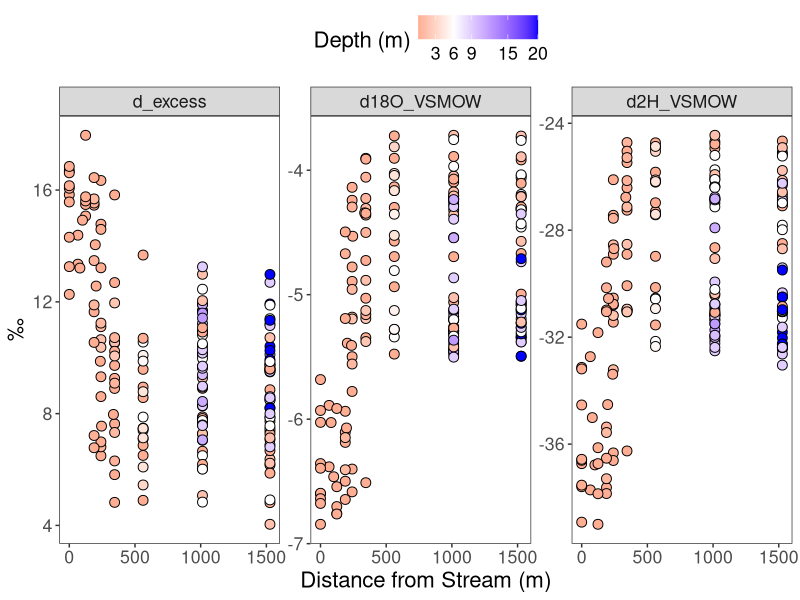
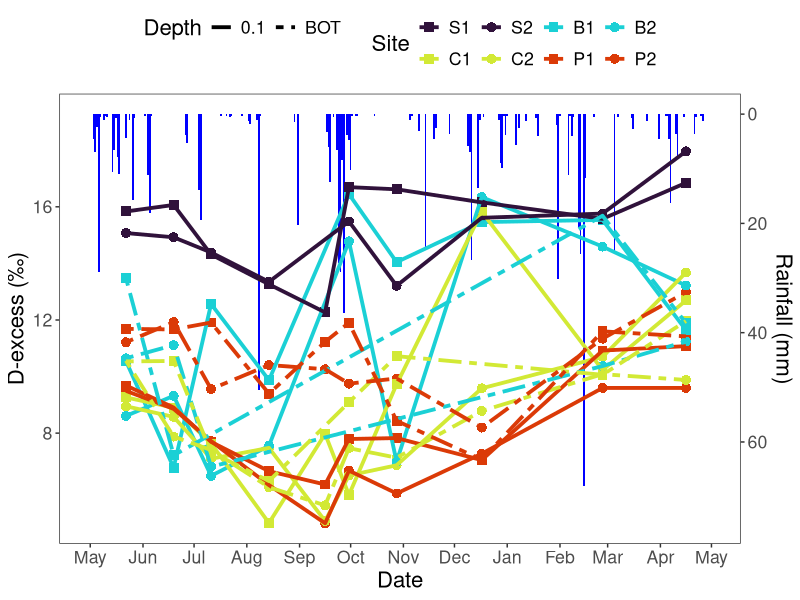
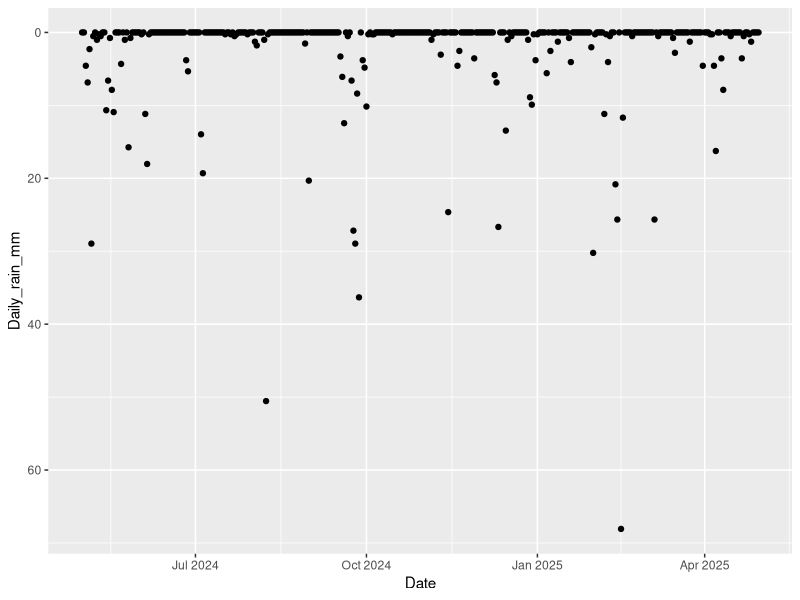
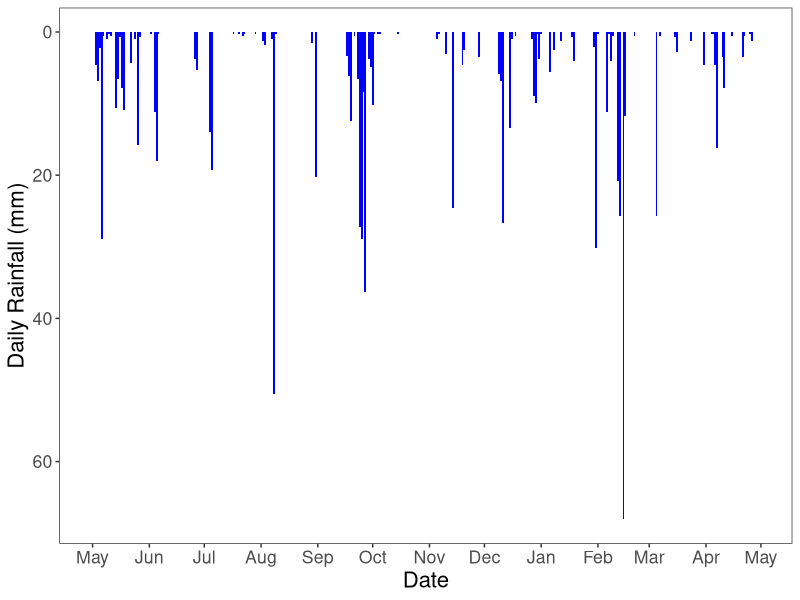
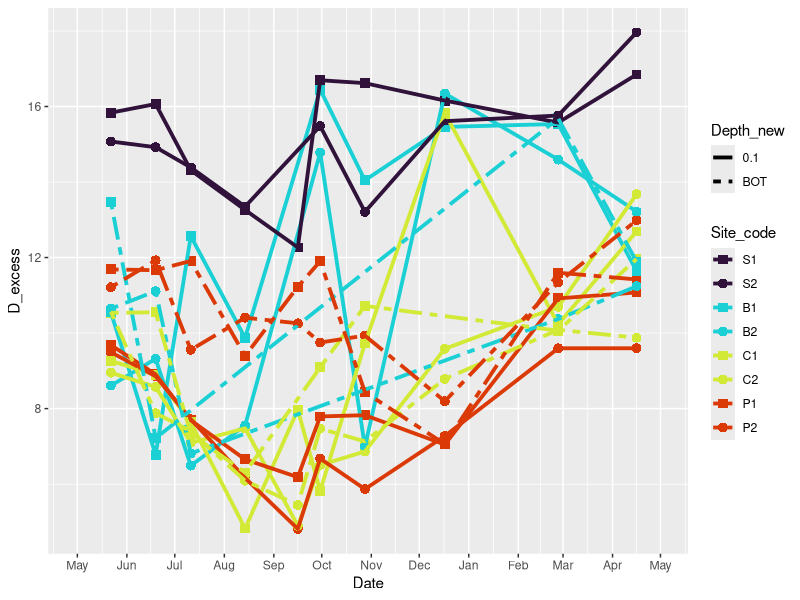
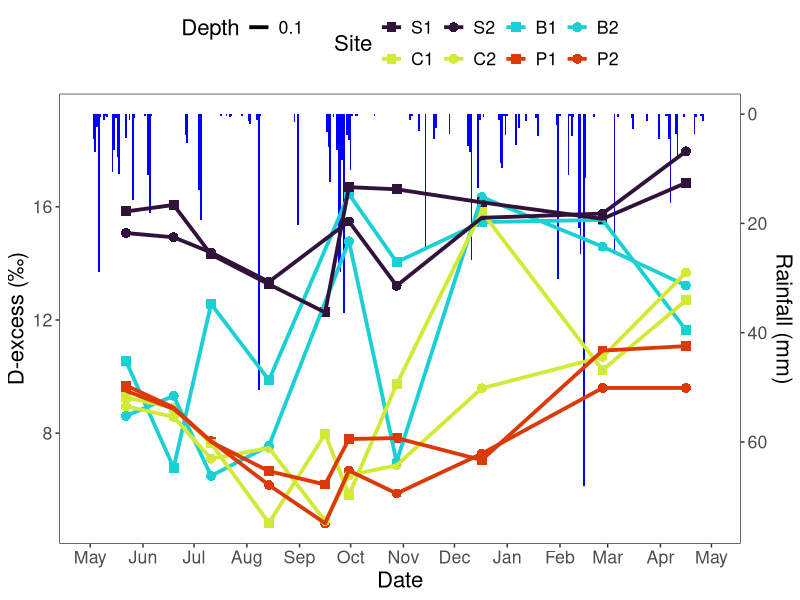
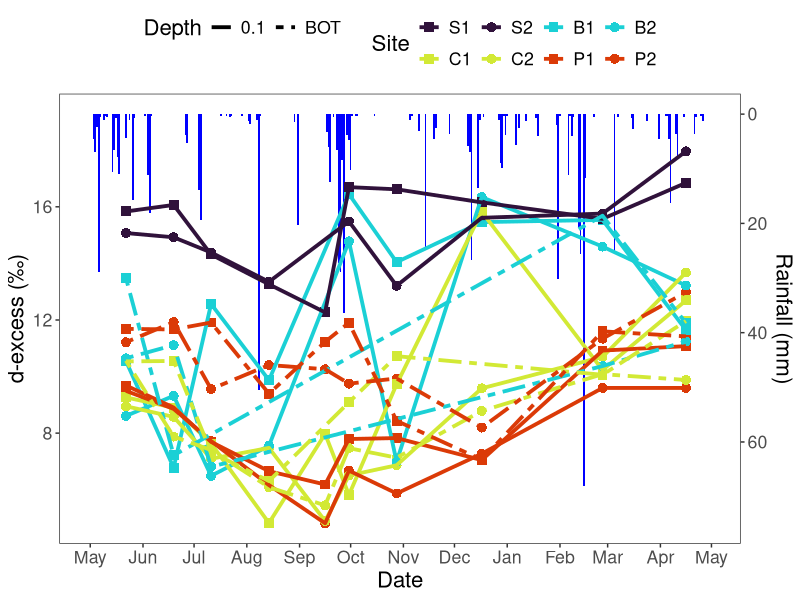
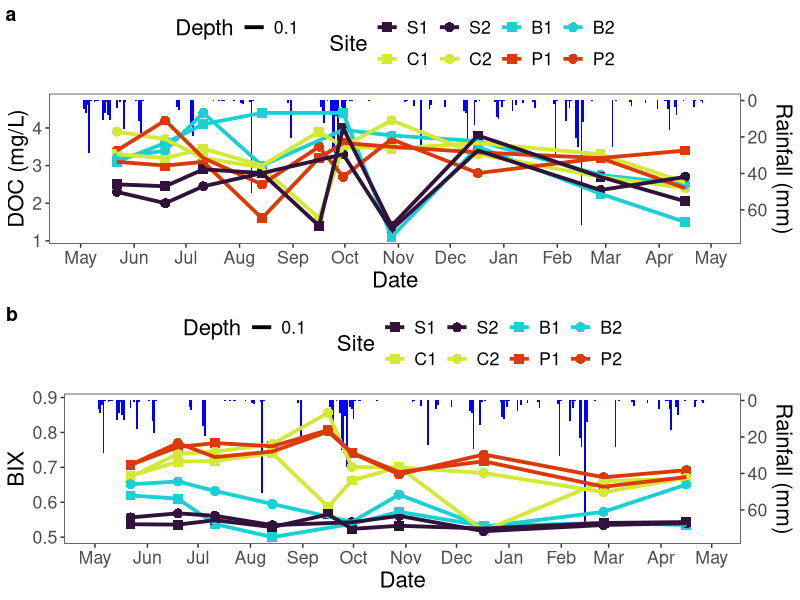

These charts were generated, in order, by the following R code:
## ---- chunk 1
###packages 
library(tidyverse)

getwd()
##get data
hydro <- read_csv("../Data/Hydrology_Daily_Observed.csv") |> 
  filter(Date >= ymd("2024-05-01"),
         Date <= ymd("2025-04-30"))

chem <- read_csv("../Data/chemistry_joined_sensor_hydro.csv")

## ---- chunk 2
#plot over distance 
##d2H and d18O and D excess
isotopes_across_space_fig <- chem |> 
  dplyr::select(1:8, d18O_VSMOW, d2H_VSMOW, D_excess) |> 
  rename(d_excess = D_excess) |> 
  pivot_longer(-c(1:8)) |> 
  ggplot(aes(x = Distance, y = value, fill = Depth_m
  ))+
  geom_point(shape = 21, size = 3) + 
  #geom_point(data = iso_rain, mapping = aes(x = 1250, y = value, color = Date), size = 2, shape = 17)+
  facet_wrap(~name, scales = "free_y", nrow = 1)+
  theme_bw()+ theme(legend.position = "top", text = element_text(size = 16),
                    panel.grid.major = element_blank(), panel.grid.minor = element_blank())+
  labs(x= "Distance from Stream (m)", y = "\u2030",
       fill = "Depth (m)", color = "Rain")+
  scale_x_continuous(breaks = c(0, 500, 1000, 1500))+  
  scale_fill_gradient2(low = "red",  high ="blue",
                       midpoint = 6,  guide = "colourbar", breaks = c(3,6,9, 15, 20))

isotopes_across_space_fig

# ggsave("../Figures/Iso_overSpace_SI_fig.png", isotopes_across_space_fig, width = 7, height = 3.5, units = "in")

## ---- chunk 3

plot_iso_ts <- function(
    data,        # df with isotope data: Date, y_var, Site_code, Depth_new
    hydro,       # df with rain data: Date, Daily_rain_mm
    y_var,
    y_label,
    show_rain = TRUE,
    depths = c("0.1","BOT")
) {
  
  # Filter depths
  df <- data |> 
    filter(Depth_new %in% depths)
  
  # Compute scaling factor only if rain is shown
  if (show_rain) {
    max_y  <- max(df[[y_var]], na.rm = TRUE)
    min_y  <- min(df[[y_var]], na.rm = TRUE)
    y_range <- max_y - min_y
    max_r  <- max(hydro$Daily_rain_mm, na.rm = TRUE)
    scale_factor <- y_range / max_r
    
    # Buffer creates blank space between top of y data and rain bars
    buffer <- y_range * 0.10
    plot_max_y <- max_y + buffer
    
    # Ensure largest rain bar isn't clipped
    plot_min_y <- min(min_y, plot_max_y - (max_r * scale_factor))
  }
  
  # Base plot
  p <- ggplot(df, aes(x = Date))
  
  # Rain bars FIRST so they sit behind the isotope data
  if (show_rain) {
    p <- p +
      geom_rect(
        data = hydro,
        aes(
          xmin = Date - 0.5,
          xmax = Date + 0.5,
          ymin = plot_max_y,
          ymax = plot_max_y - (Daily_rain_mm * scale_factor)
        ),
        fill = "blue",
        alpha = 1,
        show.legend = FALSE
      ) +
      scale_y_continuous(
        limits = c(plot_min_y, plot_max_y),
        sec.axis = sec_axis(
          transform = ~ (plot_max_y - .) / scale_factor,
          name = "Rainfall (mm)"
        )
      )
  }
  
  # Isotope points + lines on top
  p <- p +
    geom_point(aes(y = .data[[y_var]],
                   color = Site_code,
                   shape = Site_code,
                   group = interaction(Site_code, Depth_new)),
               size = 3) +
    geom_line(aes(y = .data[[y_var]],
                  color = Site_code,
                  linetype = Depth_new,
                  group = interaction(Site_code, Depth_new)),
              size = 1.3)
  
  # Labels
  p <- p +
    labs(x = "Date",
         y = y_label,
         color = "Site",
         shape = "Site",
         linetype = "Depth")
  
  # Theme
  p <- p +
    theme_bw() +
    theme(
      legend.position = "top",
      text = element_text(size = 16),
      panel.grid.major = element_blank(),
      panel.grid.minor = element_blank()
    ) +
    guides(color = guide_legend(nrow = 2, byrow = TRUE))
  
  # Manual scales
  p <- p +
    scale_x_date(
      breaks = "1 month", date_labels = "%b",
      limits = as.Date(c("2024-05-01", "2025-04-30"))
    ) +
    scale_color_manual(values = site_colors, breaks = iso_levels_sites) +
    scale_shape_manual(values = site_shapes, breaks = iso_levels_sites) +
    scale_linetype_manual(values = c("0.1" = "solid", "BOT" = "twodash"))
  
  return(p)
} #end function 


## ---- chunk 4
##filter chem to surf and bot and make new Depth column
chem_df <- chem |> 
  dplyr::select(1:6, d2H_VSMOW, d18O_VSMOW, D_excess, DOC_mgL, BIX) |> 
  mutate(Depth_new = as.character(ifelse(Site %in% c(98,96,92, 90) & Depth_m > 0.1, "BOT", Depth_m)),
         Depth_new = as.character(ifelse(Site %in% c(88,50) & Depth_m > 9, "BOT", Depth_new))
  ) |> 
  filter(Depth_new %in% c("0.1", "BOT")) 

## filter hydro to just rain
hydro_df <- hydro |> 
  dplyr::select(Date, Daily_rain_mm)
  


#### set up levels for plotting
iso_levels_sites <- c("S1","S2","B1","B2","C1","C2","P1","P2")

site_colors <- c("S1" = "#30123BFF", "S2" = "#30123BFF",
                 "B1" = "#1BD0D5FF", "B2" = "#1BD0D5FF",
                 "C1" = "#D2E935FF", "C2" = "#D2E935FF",
                 "P1" = "#DB3A07FF", "P2" = "#DB3A07FF")

site_shapes <- c("S1" = 15, "S2" = 16,
                 "B1" = 15, "B2" = 16,
                 "C1" = 15, "C2" = 16,
                 "P1" = 15, "P2" = 16)


## ---- chunk 5
#run function
plot_iso_ts(data = chem_df, hydro = hydro_df, 
                           y_var = "D_excess", y_label = "D-excess (‰)",
                               show_rain = TRUE,  depths = c("0.1","BOT"))

#plot rain as check
hydro_df |> ggplot(aes(x = Date, y = Daily_rain_mm))+ geom_point()+ scale_y_reverse()

hydro_df |> 
  ggplot() +
  geom_col(aes(x = Date, y = Daily_rain_mm ),
           fill = "blue", width = 1,     show.legend = FALSE) +
  scale_y_reverse()+
  scale_x_date(breaks = "1 month", date_labels = "%b",
      limits = as.Date(c("2024-05-01", "2025-04-30"))   )+
  labs(x = "Date", y = "Daily Rainfall (mm)") +
   theme_bw() +  theme(text = element_text(size = 16),  panel.grid.major = element_blank(), panel.grid.minor = element_blank()) 

#iso as check
chem_df |> 
  ggplot(aes(x = Date, y = D_excess))+
geom_point(aes(    color = Site_code, shape = Site_code,
                   group = interaction(Site_code, Depth_new)),         size = 3) +
    geom_line(aes(color = Site_code,  linetype = Depth_new,
                  group = interaction(Site_code, Depth_new)),          size = 1.3)+
   scale_x_date(breaks = "1 month", date_labels = "%b",
      limits = as.Date(c("2024-05-01", "2025-04-30"))    ) +
    scale_color_manual(values = site_colors, breaks = iso_levels_sites) + scale_shape_manual(values = site_shapes, breaks = iso_levels_sites) +
    scale_linetype_manual(values = c("0.1" = "solid", "BOT" = "twodash"))


## ---- chunk 6
#### Just surface 
iso_rain_surf <- plot_iso_ts(data = chem_df, hydro = hydro_df, 
                           y_var = "D_excess", y_label = "D-excess (‰)",
                               show_rain = TRUE,  depths = c("0.1"))

iso_rain_surf

# ggsave("../Figures/Iso_Rain_surf_MS_fig.png", iso_rain_surf, width = 6.5, height = 4, units = "in")



#### Surf and BOT 
iso_rain_surfbot <- plot_iso_ts(data = chem_df, hydro = hydro_df,
                    y_var = "D_excess",  y_label = "d-excess (\u2030)",
                    show_rain = TRUE,  depths = c("0.1","BOT"))

iso_rain_surfbot
# ggsave("../Figures/Iso_Rain_surfBOT_SI_fig.png", iso_rain_surfbot, width = 6.5, height = 4, units = "in")



## ---- chunk 7
doc_surf <- plot_iso_ts(data = chem_df, hydro = hydro_df,
                    y_var = "DOC_mgL",  y_label = "DOC (mg/L)",
                    show_rain = TRUE,  depths = c("0.1"))
  

bix_surf <- plot_iso_ts(data = chem_df, hydro = hydro_df,
                    y_var = "BIX",  y_label = "BIX",
                    show_rain = T,  depths = c("0.1"))


DOM_ts <- cowplot::plot_grid(doc_surf, bix_surf,
                                           labels = c("a", "b"), nrow = 2)

DOM_ts

#ggsave("../Figures/DOM_ts_SURF_SI.png", DOM_ts, height = 8, width = 6.5, units = "in")
